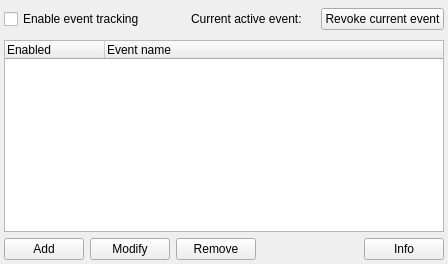
      <widget class="QWidget" name="tab_events">
       <attribute name="title">
        <string>Events</string>
       </attribute>
       <layout class="QVBoxLayout" name="verticalLayout_15">
        <property name="spacing">
         <number>6</number>
        </property>
        <property name="leftMargin">
         <number>4</number>
        </property>
        <property name="topMargin">
         <number>4</number>
        </property>
        <property name="rightMargin">
         <number>4</number>
        </property>
        <property name="bottomMargin">
         <number>4</number>
        </property>
        <item>
         <layout class="QHBoxLayout" name="horizontalLayout_10">
          <item>
           <widget class="QCheckBox" name="cb_eventsTracking">
            <property name="text">
             <string>Enable event tracking</string>
            </property>
           </widget>
          </item>
          <item>
           <spacer name="horizontalSpacer_9">
            <property name="orientation">
             <enum>Qt::Horizontal</enum>
            </property>
            <property name="sizeHint" stdset="0">
             <size>
              <width>40</width>
              <height>30</height>
             </size>
            </property>
           </spacer>
          </item>
          <item>
           <widget class="QLabel" name="label_18">
            <property name="text">
             <string>Current active event:</string>
            </property>
           </widget>
          </item>
          <item>
           <widget class="QLabel" name="l_currentActiveEvent">
            <property name="font">
             <font>
              <weight>75</weight>
              <bold>true</bold>
             </font>
            </property>
            <property name="text">
             <string/>
            </property>
           </widget>
          </item>
          <item>
           <widget class="QPushButton" name="btn_revokeEvent">
            <property name="text">
             <string>Revoke current event</string>
            </property>
           </widget>
          </item>
         </layout>
        </item>
        <item>
         <widget class="QTreeWidget" name="list_events">
          <property name="editTriggers">
           <set>QAbstractItemView::NoEditTriggers</set>
          </property>
          <property name="showDropIndicator" stdset="0">
           <bool>false</bool>
          </property>
          <property name="selectionMode">
           <enum>QAbstractItemView::SingleSelection</enum>
          </property>
          <property name="indentation">
           <number>20</number>
          </property>
          <property name="itemsExpandable">
           <bool>false</bool>
          </property>
          <property name="expandsOnDoubleClick">
           <bool>false</bool>
          </property>
          <column>
           <property name="text">
            <string>Enabled</string>
           </property>
          </column>
          <column>
           <property name="text">
            <string>Event name</string>
           </property>
          </column>
         </widget>
        </item>
        <item>
         <layout class="QHBoxLayout" name="horizontalLayout_9" stretch="0,0,0,0,0">
          <item>
           <widget class="QPushButton" name="btn_addEvent">
            <property name="text">
             <string>Add</string>
            </property>
           </widget>
          </item>
          <item>
           <widget class="QPushButton" name="btn_modifyEvent">
            <property name="text">
             <string>Modify</string>
            </property>
           </widget>
          </item>
          <item>
           <widget class="QPushButton" name="btn_removeEvent">
            <property name="text">
             <string>Remove</string>
            </property>
           </widget>
          </item>
          <item>
           <spacer name="horizontalSpacer_7">
            <property name="orientation">
             <enum>Qt::Horizontal</enum>
            </property>
            <property name="sizeHint" stdset="0">
             <size>
              <width>0</width>
              <height>0</height>
             </size>
            </property>
           </spacer>
          </item>
          <item>
           <widget class="QPushButton" name="btn_eventsInfo">
            <property name="text">
             <string>Info</string>
            </property>
           </widget>
          </item>
         </layout>
        </item>
       </layout>
      </widget>
